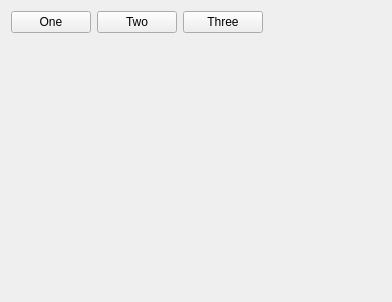
<?xml version="1.0" encoding="UTF-8"?>
<ui version="4.0">
 <class>GButtonView</class>
 <widget class="QWidget" name="GButtonView">
  <property name="geometry">
   <rect>
    <x>0</x>
    <y>0</y>
    <width>392</width>
    <height>302</height>
   </rect>
  </property>
  <property name="windowTitle">
   <string>GButtonView</string>
  </property>
  <layout class="QGridLayout" name="gridLayout">
   <item row="0" column="0">
    <layout class="QHBoxLayout" name="horizontalLayout">
     <item>
      <widget class="QPushButton" name="m_one">
       <property name="cursor">
        <cursorShape>PointingHandCursor</cursorShape>
       </property>
       <property name="text">
        <string>One</string>
       </property>
      </widget>
     </item>
     <item>
      <widget class="QPushButton" name="m_two">
       <property name="cursor">
        <cursorShape>PointingHandCursor</cursorShape>
       </property>
       <property name="text">
        <string>Two</string>
       </property>
      </widget>
     </item>
     <item>
      <widget class="QPushButton" name="_three">
       <property name="cursor">
        <cursorShape>PointingHandCursor</cursorShape>
       </property>
       <property name="text">
        <string>Three</string>
       </property>
      </widget>
     </item>
     <item>
      <spacer name="horizontalSpacer">
       <property name="orientation">
        <enum>Qt::Horizontal</enum>
       </property>
       <property name="sizeHint" stdset="0">
        <size>
         <width>40</width>
         <height>20</height>
        </size>
       </property>
      </spacer>
     </item>
    </layout>
   </item>
   <item row="1" column="0">
    <spacer name="verticalSpacer">
     <property name="orientation">
      <enum>Qt::Vertical</enum>
     </property>
     <property name="sizeHint" stdset="0">
      <size>
       <width>20</width>
       <height>250</height>
      </size>
     </property>
    </spacer>
   </item>
  </layout>
 </widget>
 <resources/>
 <connections/>
</ui>
